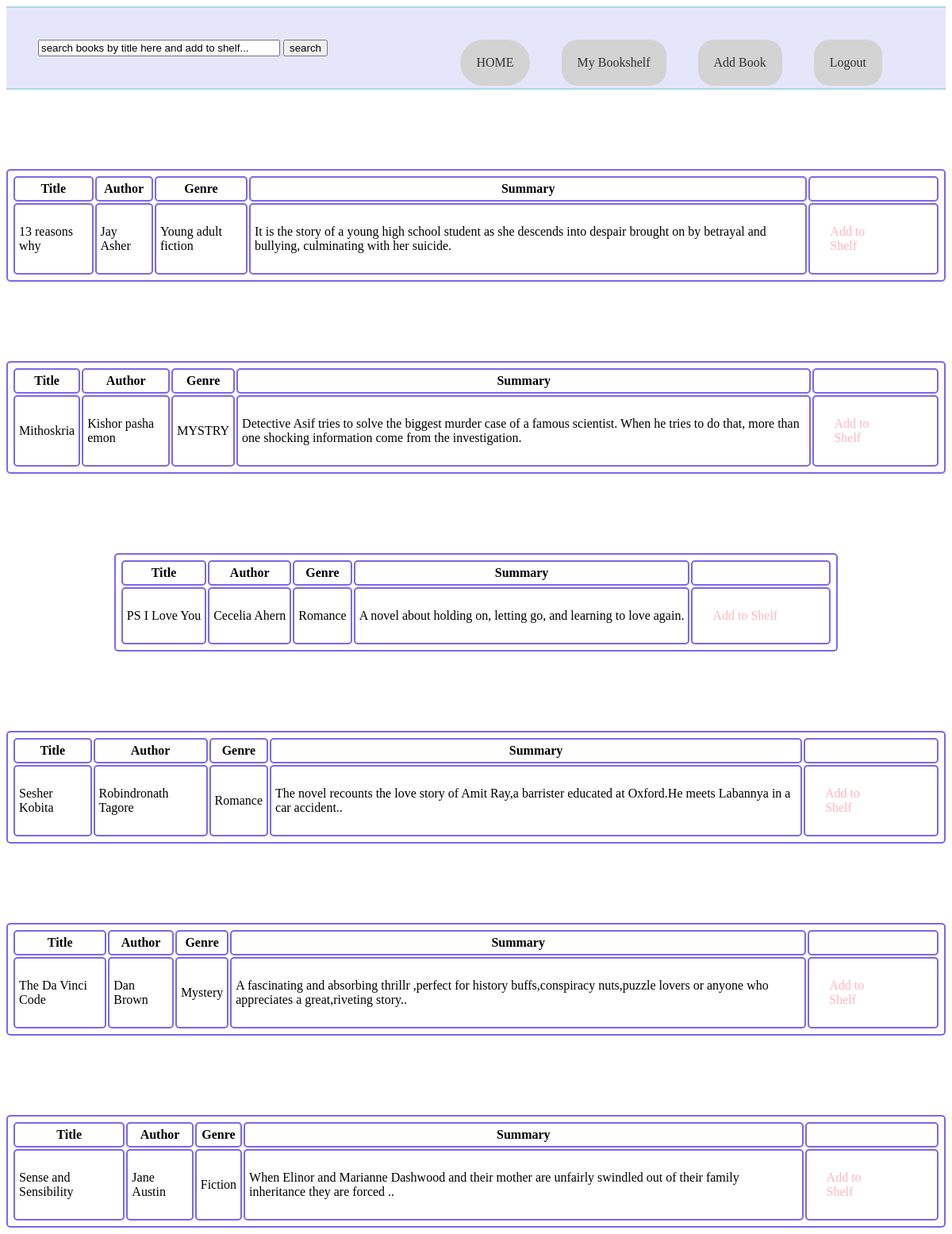
Screenshot of /displaybook.php with the database file from the repository.
### tables this page shows
CREATE TABLE `book` (
  `isbn` varchar(200) NOT NULL,
  `title` varchar(250) NOT NULL,
  `author` varchar(150) NOT NULL,
  `rating` int(11) NOT NULL,
  `genre` varchar(50) NOT NULL,
  `language` varchar(100) NOT NULL,
  `total_page` int(11) NOT NULL,
  `summary` text NOT NULL
);

### displaybook.php (the view, shortened to what this page needs)
<!DOCTYPE HTML>
<html>
    <head>
    </head>
     <body>
     	<div id ="wrapper">
    <a href = "logout.php">Logout</a>
    <a href = "addbook.php">Add Book</a>
    <a href = "mybook.php">My Bookshelf</a>
    <a href = "home.php" style="border-radius: 60px;">HOME</a>
    <form action = "displaybook.php" method = "GET">
    	<input type = "text" name = "search" value = "search books by title here and add to shelf..." size="35">
    	<input type = "submit" name = "submit" value = "search" >
    </form>
</div>
<?php
include("connect.php");
$search = $_REQUEST['search'];
$query = "SELECT title,author,genre,summary,isbn from book where title like '%$search%'";
$result = mysqli_query($conn,$query);
if(mysqli_num_rows($result)>0)
{
            while($row=mysqli_fetch_assoc($result))
            {
          ?>
          <table>
     		<tr>
            <th> Title </th>
            <th> Author </th>
            <th> Genre </th>
            <th> Summary </th>
            <th>         </th>
            </tr>
          	<tr>
          		<td>  <?php echo $row['title']; ?> </td>
          		<td>  <?php echo $row['author']; ?>  </td>
          		<td>  <?php echo $row['genre']; ?>  </td>
          		<td>  <?php echo $row['summary']; ?>  </td>
          		<td>  <a href = "read.php" style = "padding:20;color:LightPink;background-color: white;">Add to Shelf</a>
            </tr>
         <?php
            }
}
else
{
	echo "No books found in the library by the name $search ";
}
?>
</table>
</body>
</html>

### displaybook.php (style rules this page uses)
#wrapper { background-color: #E6E6FA; padding: 40px; border-bottom: 2px solid #ADD8E6; border-top: 2px solid #ADD8E6; }
a { float:right; padding:20px; margin-right:40px; background-color: #D3D3D3; color:#333; text-decoration:none; border-radius: 20px; }
table,th,td { border: 2px solid MediumSlateBlue; padding: 5px; border-radius: 5px; margin: 0px auto; margin-top: 100px; }

### rows the page displays
book: title "13 reasons why", author "Jay Asher", genre "Young adult fiction", summary "It is the story of a young high school student as she descends into despair brought on by betrayal and bullying, culminating with her suicide."
book: title "Mithoskria", author "Kishor pasha emon", genre "MYSTRY", summary "Detective Asif tries to solve the biggest murder case of a famous scientist. When he tries to do that, more than one shocking information come from the investigation."
book: title "PS I Love You", author "Cecelia Ahern", genre "Romance", summary "A novel about holding on, letting go, and learning to love again."
book: title "Sesher Kobita", author "Robindronath Tagore", genre "Romance", summary "The novel recounts the love story of Amit Ray,a barrister educated at Oxford.He meets Labannya in a car accident.."
book: title "The Da Vinci Code", author "Dan Brown", genre "Mystery", summary "A fascinating and absorbing thrillr ,perfect for history buffs,conspiracy nuts,puzzle lovers or anyone who appreciates a great,riveting story.."
book: title "Sense and Sensibility", author "Jane Austin", genre "Fiction", summary "When Elinor and Marianne Dashwood and their mother are unfairly swindled out of their family inheritance they are forced .."
